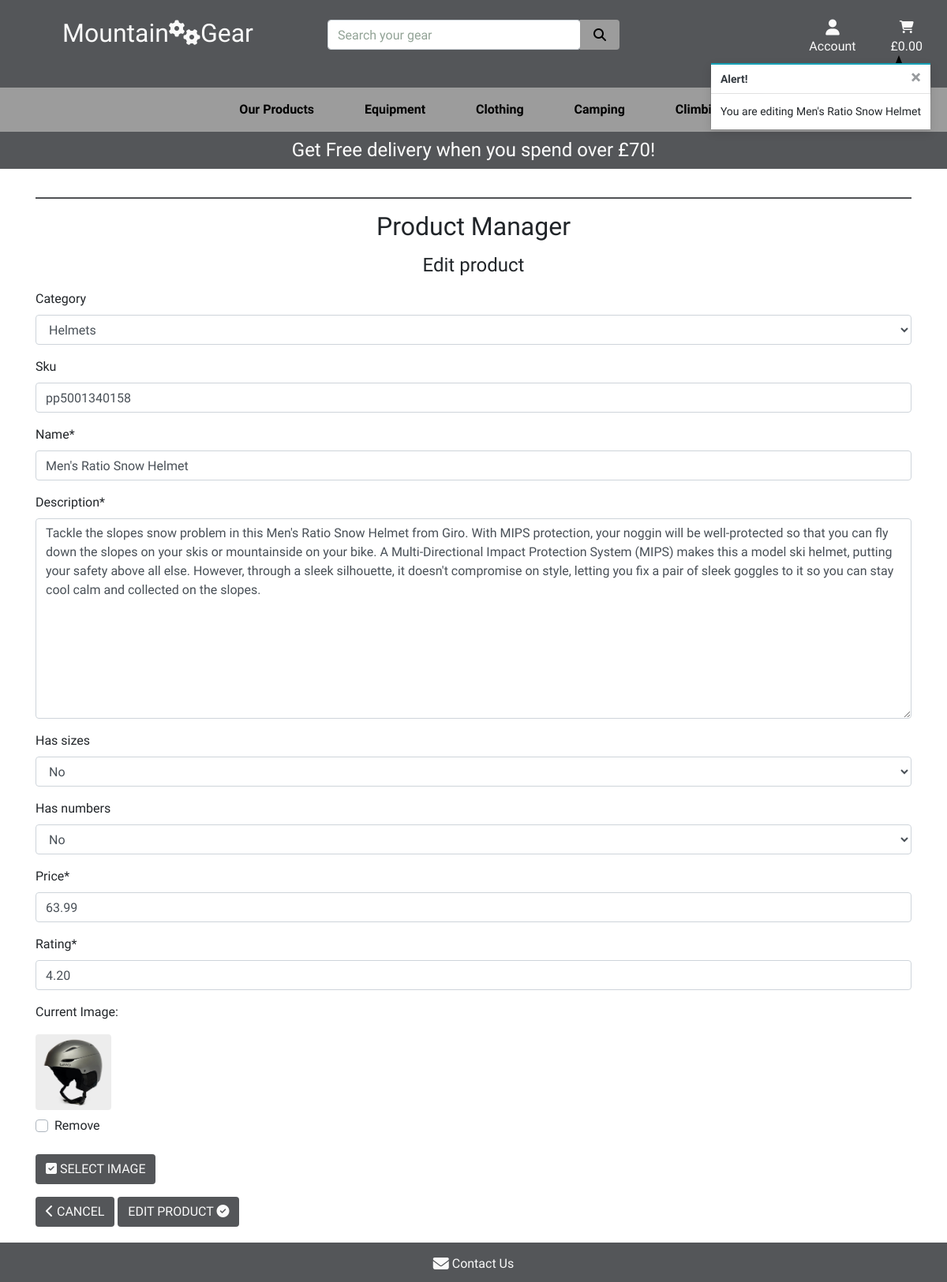
/products/edit/3/ (signed in), run on the app's committed database.
### products/models.py (models this page shows, shortened)
class Product(models.Model):
    category = models.ForeignKey('Category', null=True, blank=True,
                                 on_delete=models.SET_NULL)
    sku = models.CharField(max_length=254, null=True, blank=True)
    name = models.CharField(max_length=254)
    description = models.TextField()
    has_sizes = models.BooleanField(default=False, null=True, blank=True)
    has_numbers = models.BooleanField(default=False, null=True, blank=True)
    price = models.DecimalField(max_digits=6, decimal_places=2)
    rating = models.DecimalField(max_digits=6, decimal_places=2)
    image = models.ImageField(null=True, blank=True)

### products/views.py (the view)
# urls.py: path('edit/<int:product_id>/', views.edit_product, name='edit_product'),
@login_required
def edit_product(request, product_id):
    if not request.user.is_superuser:
        messages.error(request, 'Sorry, only store owner can do this action')
        return redirect(reverse('home'))
    product = get_object_or_404(Product, pk=product_id)
    if request.method == 'POST':
        form = ProductForm(request.POST, request.FILES, instance=product)
        if form.is_valid():
            form.save()
            messages.success(request, 'Successfully updated product!')
            return redirect(reverse('product_detail', args=[product.id]))
        else:
            messages.error(request, 'Failed to update product.\
                            Please fill in form correctly.')
    else:
        form = ProductForm(instance=product)
        messages.info(request, f'You are editing {product.name}')
    template = 'products/edit_product.html'
    context = {
        'form': form,
        'product': product,
    }
    return render(request, template, context)

### products/forms.py
class ProductForm(forms.ModelForm):
    class Meta:
        model = Product
        fields = '__all__'
    image = forms.ImageField(label='Image', required=False,
                             widget=CustomClearableFileInput)
    def __init__(self, *args, **kwargs):
        super().__init__(*args, **kwargs)
        categories = Category.objects.all()
        friendly_names = [(c.id, c.get_friendly_name()) for c in categories]
        self.fields['category'].choices = friendly_names
        for field_name, field in self.fields.items():
            field.widget.attrs['class'] = 'border-black rounded'

### cart/contexts.py (called while the page is built, shortened)
def cart_contents(request):
    cart_items = []
    total = 0
    product_count = 0
    cart = request.session.get('cart', {})
    if total < settings.FREE_DELIVERY_THRESHOLD:
        delivery = total * Decimal(settings.STANDARD_DELIVERY_PERCENTAGE / 100)
        free_delivery_delta = settings.FREE_DELIVERY_THRESHOLD - total
    else:
        delivery = 0
        free_delivery_delta = 0
    sum_total = delivery + total
    context = {
        'cart_items': cart_items,
        'total': total,
        'product_count': product_count,
        'delivery': delivery,
        'free_delivery_delta': free_delivery_delta,
        'free_delivery_threshold': settings.FREE_DELIVERY_THRESHOLD,
        'sum_total': sum_total,
    }
    return context

### products/models.py (called while the page is built)
    def get_friendly_name(self):
        return self.friendly_name

### products/templates/products/edit_product.html (shortened to what this page needs)
{% extends "base.html" %}
{% load static %}
{% block page_header %}
    <div class="container header-container">
    </div>
{% endblock %}
{% block content %}
    <div class="container container-manager">
        <div class="row">
            <div class="col col-manager">
                <hr>
                <h2 class="text-center mb-3">Product Manager</h2>
                <h4 class="text-center mb-3">Edit product</h4>
            </div>
        </div>
        <div class="row">
            <div class="col">
                <form action="{% url 'edit_product' product.id %}" class="form form-manager" method="POST" enctype="multipart/form-data">
                    {% for field in form %}
                        {% if field.name != 'image' %}
                            {{ field | as_crispy_field }}
                        {% else %}
                            {{ field }}
                        {% endif %}
                    {% endfor %}
                    <a href="{% url 'products' %}" class="btn gear-button rounded text-uppercase">
                        <span class="text-uppercase"> <i class="fas fa-chevron-left"></i>  Cancel</span>
                    </a>
                    <button class="btn gear-button rounded text-uppercase" type="submit">Edit Product
                        <i class="fas fa-check-circle"></i>
                    </button>
                </form>
            </div>
        </div>
    </div>
{% endblock %}

### static/css/base.css (style rules this page uses)
html { height: 100%; }
body { background: url('/media/main-page.jpg') no-repeat center center fixed; background-size: cover; height: calc(100vh - 214px); font-family: 'Oxygen', sans-serif; }
.header-container { padding-top: 164px; }
hr { height: 1px; background-color: #545659; }
.gear-button { background: #545659; color: #fafafa; }
.col-checkout, .col-manager { margin-top: 70px; }
select, select option { color: #000000; }
.form-manager { margin-bottom: 70px; }

### data on the page
Product: category "Helmets" "pp5001340158" "Men's Ratio Snow Helmet" "Tackle the slopes snow problem in this Men's Ratio Snow Helmet from Giro. With MIPS protection, your noggin will be well-protected so that you can fly down the slopes on your skis or mountainside on your bike. A Multi-Directional Impact Protection System (MIPS) makes this a model ski helmet, putting your safety above all else. However, through a sleek silhouette, it doesn't compromise on style, letting you fix a pair of sleek goggles to it so you can stay cool calm and collected on the slopes." "No" "No" "63.99" "4.20"

### other printed values
{{ free_delivery_threshold }} "70"
{{ message }} "You are editing Men's Ratio Snow Helmet"
{{ widget.initial_text }} "Current Image"
{{ widget.clear_checkbox_label }} "Remove"
